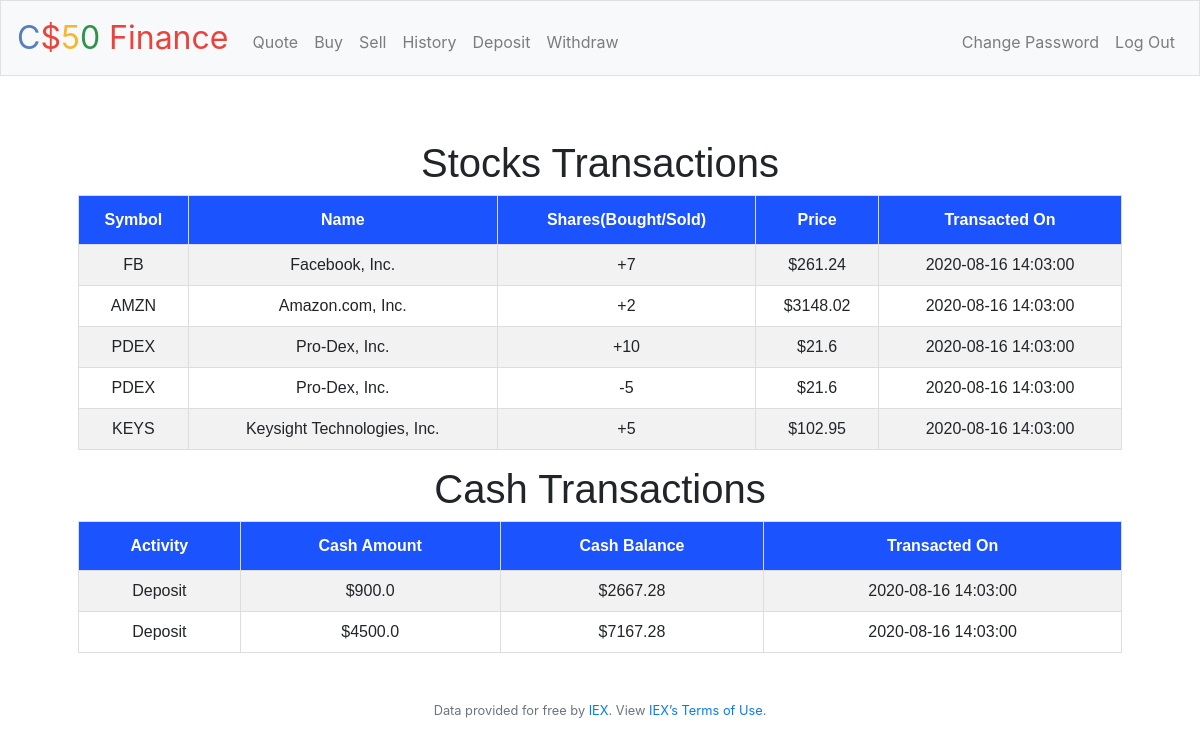
The app's page /history (signed in) with its own data.
### tables this page shows
CREATE TABLE transactions(
userid INTEGER NOT NULL,
symbol VARCHAR(255) NOT NULL,
name VARCHAR(255) NOT NULL,
shares VARCHAR(255) NOT NULL,
price FLOAT NOT NULL,
dates DATETIME
);

CREATE TABLE "cashtransac" (
	"userid"	INTEGER,
	"activity"	VARCHAR(50),
	"amount"	FLOAT,
	"usercash"	FLOAT,
	"dates"	DATETIME
);

### pset8/finance/application.py (the view)
@app.route("/history")
@login_required
def history():
    rows_transac = db.execute("SELECT * FROM transactions WHERE userid=:userid",userid=session["user_id"])
    rows_cashtransac = db.execute("SELECT * FROM cashtransac WHERE userid=:userid",userid=session["user_id"])
    return render_template("history.html", rows_transac=rows_transac, rows_cashtransac=rows_cashtransac)

### pset8/finance/application.py (called while the page is built)
@app.after_request
def after_request(response):
    response.headers["Cache-Control"] = "no-cache, no-store, must-revalidate"
    response.headers["Expires"] = 0
    response.headers["Pragma"] = "no-cache"
    return response

### pset8/finance/helpers.py (called while the page is built)
def login_required(f):
    @wraps(f)
    def decorated_function(*args, **kwargs):
        if session.get("user_id") is None:
            return redirect("/login")
        return f(*args, **kwargs)
    return decorated_function

### pset8/finance/templates/history.html (shortened to what this page needs)
{% extends "layout.html" %}
{% block main %}
    <h1>Stocks Transactions</h1>
    <table id="portfolio">
    <tr>
        <th>Symbol</th>
        <th>Name</th>
        <th>Shares(Bought/Sold)</th>
        <th>Price</th>
        <th>Transacted On</th>
    </tr>
    {% for row in rows_transac %}
    <tr>
        <td>{{ row["symbol"] }}</td>
        <td>{{ row["name"] }}</td>
        <td>{{ row["shares"] }}</td>
        <td>${{ row["price"] }}</td>
        <td>{{ row["dates"] }}</td>
    </tr>
    {% endfor %}
    </table>
    <h1>Cash Transactions</h1>
    <table id="portfolio">
    <tr>
        <th>Activity</th>
        <th>Cash Amount</th>
        <th>Cash Balance</th>
        <th>Transacted On</th>
    </tr>
    {% for row in rows_cashtransac %}
    <tr>
        <td>{{ row["activity"] }}</td>
        <td>${{ row["amount"]|round(2,'floor') }}</td>
        <td>${{ row["usercash"]|round(2,'floor') }}</td>
        <td>{{ row["dates"] }}</td>
    </tr>
    {% endfor %}
    </table>
{% endblock %}

### pset8/finance/templates/layout.html (shortened to what this page needs)
<!DOCTYPE html>
<html lang="en">
    <head>
        <link href="https://maxcdn.bootstrapcdn.com/bootstrap/4.1.3/css/bootstrap.min.css" rel="stylesheet">
        <link href="/static/styles.css" rel="stylesheet">
    </head>
    <body>
        <nav class="navbar navbar-expand-md navbar-light bg-light border">
            <a class="navbar-brand" href="/"><span class="blue">C</span><span class="red">$</span><span class="yellow">5</span><span class="green">0</span> <span class="red">Finance</span></a>
            <div class="collapse navbar-collapse" id="navbar">
                {% if session.user_id %}
                    <ul class="navbar-nav mr-auto mt-2">
                        <li class="nav-item"><a class="nav-link" href="/quote">Quote</a></li>
                        <li class="nav-item"><a class="nav-link" href="/buy">Buy</a></li>
                        <li class="nav-item"><a class="nav-link" href="/sell">Sell</a></li>
                        <li class="nav-item"><a class="nav-link" href="/history">History</a></li>
                        <li class="nav-item"><a class="nav-link" href="/deposit">Deposit</a></li>
                        <li class="nav-item"><a class="nav-link" href="/withdraw">Withdraw</a></li>
                    </ul>
                    <ul class="navbar-nav ml-auto mt-2">
                        <li class="nav-item"><a class="nav-link" href="/change_password">Change Password</a></li>
                        <li class="nav-item"><a class="nav-link" href="/logout">Log Out</a></li>
                    </ul>
                {% else %}
                    <ul class="navbar-nav ml-auto mt-2">
                        <li class="nav-item"><a class="nav-link" href="/register">Register</a></li>
                        <li class="nav-item"><a class="nav-link" href="/login">Log In</a></li>
                    </ul>
                {% endif %}
            </div>
        </nav>
        <main class="container p-5">
            {% block main %}{% endblock %}
        </main>
        <footer class="small text-center text-muted">
            Data provided for free by <a href="https://iextrading.com/developer">IEX</a>. View <a href="https://iextrading.com/api-exhibit-a/">IEX’s Terms of Use</a>.
        </footer>
    </body>
</html>

### pset8/finance/static/styles.css (style rules this page uses)
nav .navbar-brand { font-size: xx-large; }
nav .navbar-brand .blue { color: #537fbe; }
nav .navbar-brand .red { color: #ea433b; }
nav .navbar-brand .yellow { color: #f5b82e; }
nav .navbar-brand .green { color: #2e944b; }
main { overflow-x: auto; text-align: center; }
#portfolio { font-family: "Trebuchet MS", Arial, Helvetica, sans-serif; border-collapse: collapse; border-radius: 8px; width: 100%; }
#portfolio td, #portfolio th { border: 1px solid #ddd; padding: 8px; }
#portfolio tr:nth-child(even) { background-color: #f2f2f2; }
#portfolio th { padding-top: 12px; padding-bottom: 12px; text-align: center; background-color: #1a53ff; color: white; }
h1 { margin-top: 15px; font-family: Impact, Charcoal, sans-serif; }

### records on screen
transactions: symbol "FB", name "Facebook, Inc.", shares "+7", price "261.24", dates "2020-08-16 14:03:00"
transactions: symbol "AMZN", name "Amazon.com, Inc.", shares "+2", price "3148.02", dates "2020-08-16 14:03:00"
transactions: symbol "PDEX", name "Pro-Dex, Inc.", shares "+10", price "21.6", dates "2020-08-16 14:03:00"
transactions: symbol "PDEX", name "Pro-Dex, Inc.", shares "-5", price "21.6", dates "2020-08-16 14:03:00"
transactions: symbol "KEYS", name "Keysight Technologies, Inc.", shares "+5", price "102.95", dates "2020-08-16 14:03:00"
cashtransac: activity "Deposit", amount "900.0", usercash "2667.28", dates "2020-08-16 14:03:00"
cashtransac: activity "Deposit", amount "4500.0", usercash "7167.28", dates "2020-08-16 14:03:00"
